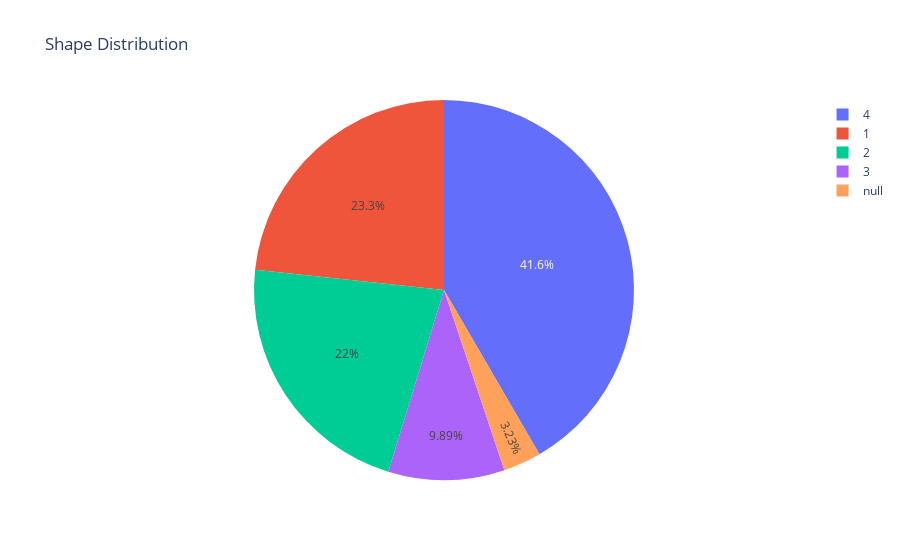

Write notebook code for a chart like this one.
### Code cell
import plotly.express as px

fig = px.pie(df, names='Shape', title='Shape Distribution')
fig.show()

### Figure 1 — Plotly figure (JSON) as saved in the notebook; plotly's stock layout.template omitted (floating-point values rounded to 4 significant figures; data arrays with more than 128 entries replaced by an {"elided": "..."} marker saying what was removed)
{"data": [{"domain": {"x": [0, 1], "y": [0, 1]}, "hovertemplate": "Shape=%{label}<extra></extra>", "labels": {"elided": "961 int values"}, "legendgroup": "", "name": "", "showlegend": true, "type": "pie"}], "layout": {"legend": {"tracegroupgap": 0}, "title": {"text": "Shape Distribution"}}}
